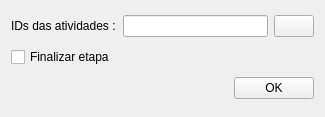
<?xml version="1.0" encoding="UTF-8"?>
<ui version="4.0">
 <class>Form</class>
 <widget class="QWidget" name="Form">
  <property name="geometry">
   <rect>
    <x>0</x>
    <y>0</y>
    <width>325</width>
    <height>117</height>
   </rect>
  </property>
  <property name="windowTitle">
   <string>Form</string>
  </property>
  <layout class="QGridLayout" name="gridLayout">
   <item row="0" column="0">
    <widget class="QLabel" name="label">
     <property name="text">
      <string>IDs das atividades :</string>
     </property>
    </widget>
   </item>
   <item row="0" column="1" colspan="2">
    <layout class="QHBoxLayout" name="horizontalLayout">
     <item>
      <widget class="QLineEdit" name="activityIdLe"/>
     </item>
     <item>
      <widget class="QPushButton" name="extractFieldBtn">
       <property name="text">
        <string/>
       </property>
      </widget>
     </item>
    </layout>
   </item>
   <item row="1" column="0" colspan="2">
    <widget class="QCheckBox" name="finishFlagCkb">
     <property name="text">
      <string>Finalizar etapa</string>
     </property>
    </widget>
   </item>
   <item row="2" column="0" colspan="2">
    <spacer name="horizontalSpacer">
     <property name="orientation">
      <enum>Qt::Horizontal</enum>
     </property>
     <property name="sizeHint" stdset="0">
      <size>
       <width>219</width>
       <height>20</height>
      </size>
     </property>
    </spacer>
   </item>
   <item row="2" column="2">
    <widget class="QPushButton" name="ok_btn">
     <property name="text">
      <string>OK</string>
     </property>
    </widget>
   </item>
  </layout>
 </widget>
 <resources/>
 <connections/>
</ui>
